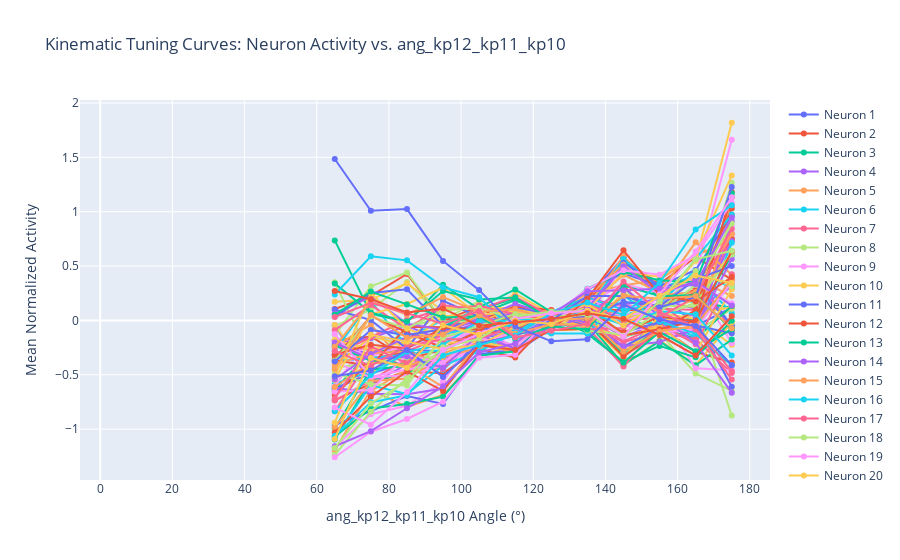
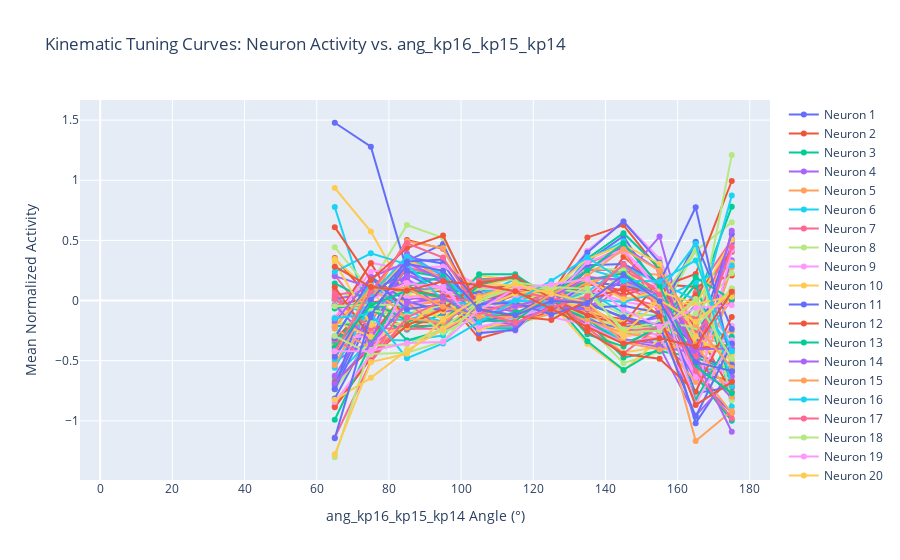
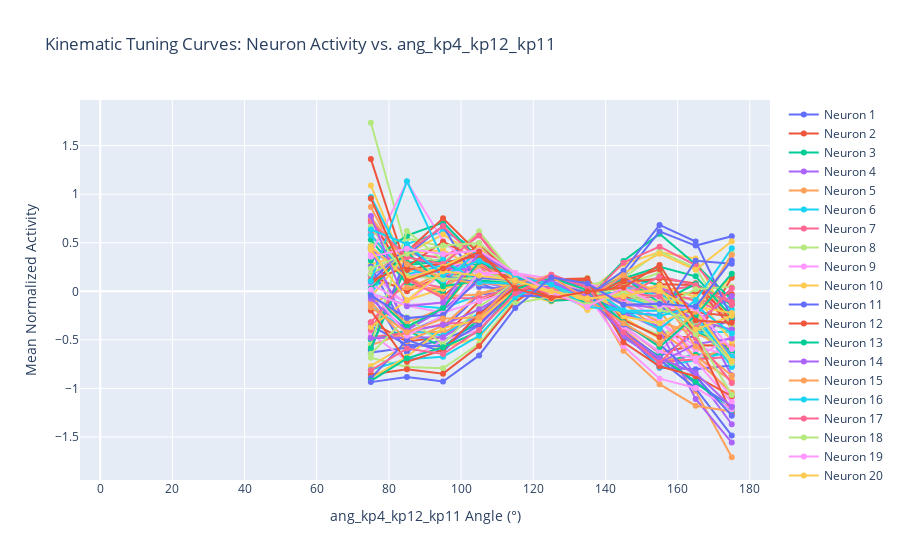
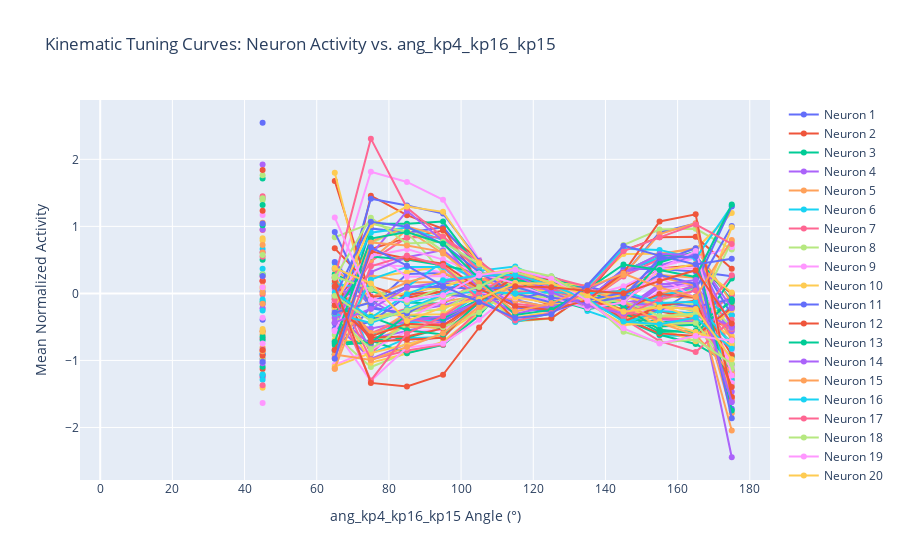

Here is the notebook cell these charts were saved with, in order:
### Code cell
import os
import sys
sys.path.append(os.path.abspath('../../..'))
from utlis.corr_utlis.adapted_from_dappy import get_angles_from_h5_simple

import pandas as pd
import numpy as np
import plotly.graph_objs as go

# Assuming df_new contains keypoint data and neuron_activity_normalized for neurons
time = df_new.index
"""
IMPORTANT!!! ALL KEYPOINITS START FROM 1, NOT 0! 1-22!!!!!
"""
location_indices_left = [3, 4, 12, 11, 10, 9]
location_labels_left = {3: "Snot", 4: "spineF", 12: "shoulderL", 11: "elbowL", 10: "wristL", 9: "forepawL"}

location_indices_right = [3, 4, 16, 15, 14, 13]
location_labels_right = {3: "Snot", 4: "spineF", 16: "shoulderR", 15: "elbowR", 14: "wristR", 13: "forepawR"}

# --- NEW PART: Compute Joint Angles ---
# Define triplets for angles: (JointA, JointB (pivot), JointC)
# connectivity = [
#     (12, 11, 10),  # Left side: shoulder-elbow-wrist
#     (16, 15, 14),  # Right side: shoulder-elbow-wrist
#     (4, 12, 11),   # Spine to shoulder to elbow (left)
#     (4, 16, 15)    # Spine to shoulder to elbow (right)
# ]
"""
IMPORTANT!!! ALL KEYPOINITS START FROM 1, NOT 0! 1-22!!!!!
"""
connectivity = [
    (12, 11, 10),  # Left side: shoulder-elbow-wrist
    (16, 15, 14),  # Right side: shoulder-elbow-wrist
    (4, 12, 11),   # Spine to shoulder to elbow (left)
    (4, 16, 15),   # Spine to shoulder to elbow (right)
    (4, 17, 18),   # Spine to hip to knee (left)
    (4, 19, 20),   # Spine to hip to knee (right)
    (11, 10, 9),   # Left elbow to wrist to forepaw
    (15, 14, 13),  # Right elbow to wrist to forepaw
    (3, 4, 12),    # Nose to spine to left shoulder
    (3, 4, 16)     # Nose to spine to right shoulder
]



angles, angle_labels = get_angles_from_h5_simple(df_new, connectivity)
angle_df = pd.DataFrame(angles, columns=angle_labels, index=df_new.index)

# Define angle bins
bin_size = 10
bins = np.arange(0, 190, bin_size)  # 0 to 180 degrees with 10° increments (19 bins)
bin_centers = (bins[:-1] + bins[1:]) / 2  # For plotting the curve at midpoints of bins

# Iterate through all joint angles
for angle_col in angle_labels:
    # Extract the angle time series
    angles = np.degrees(angle_df[angle_col].values)  # Convert to degrees if needed

    # Assign each time point to an angle bin
    bin_indices = np.digitize(angles, bins) - 1  # bin_indices will map each time point to a bin

    # Initialize a Plotly figure
    fig = go.Figure()

    # Iterate through all neurons
    for neuron_idx in range(neuron_activity_normalized.shape[0]):
        # Extract the neuron activity time series
        neuron_response = neuron_activity_normalized[neuron_idx, :]

        # Compute mean activity per bin
        mean_activity_per_bin = []
        for b in range(len(bins)-1):
            responses_in_bin = neuron_response[bin_indices == b]
            if len(responses_in_bin) > 0:
                mean_activity_per_bin.append(np.mean(responses_in_bin))
            else:
                mean_activity_per_bin.append(np.nan)  # If no data in that bin, append NaN
        mean_activity_per_bin = np.array(mean_activity_per_bin)

        # Add trace for this neuron
        fig.add_trace(go.Scatter(
            x=bin_centers,
            y=mean_activity_per_bin,
            mode='lines+markers',
            name=f'Neuron {neuron_idx+1}'
        ))

    # Update layout for the current angle plot
    fig.update_layout(
        title=f'Kinematic Tuning Curves: Neuron Activity vs. {angle_col}',
        xaxis_title=f'{angle_col} Angle (°)',
        yaxis_title='Mean Normalized Activity'
    )

    # Show the figure
    fig.show()
